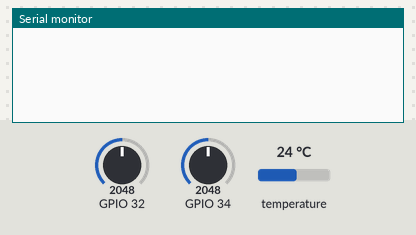
Bench run of a sketch on a simulated ESP32. Parts: the last lines printed to the serial monitor. Inputs (shaded band) come from the test bench; at power-on: temperature 24 °C, GPIO 32 = 2048, GPIO 34 = 2048. WiFi joins after 1.5 s; servers stay silent unless stated.

Above: at 3.0 s.
3.1 s: temperature set to 12 °C
At 4.4 s:
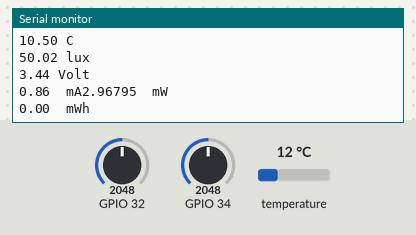
5.0 s: GPIO 32 set to 2866
At 5.76 s:
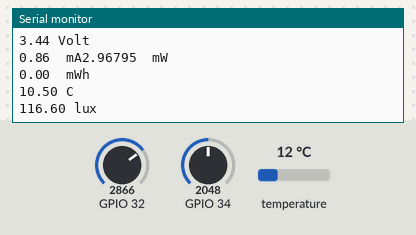
6.5 s: GPIO 34 set to 2866
At 7.4 s:
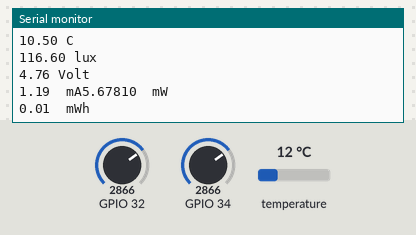
8.0 s: temperature set to 19 °C
At 8.76 s:
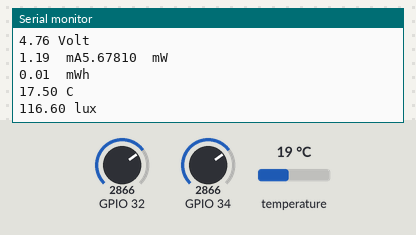
9.5 s: GPIO 32 set to 3603
At 9.76 s:
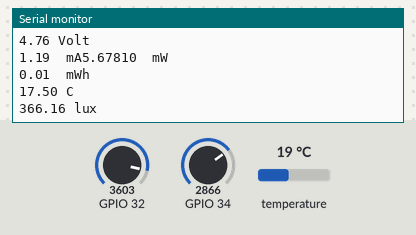
11.0 s: GPIO 34 set to 3603
At 12.4 s:
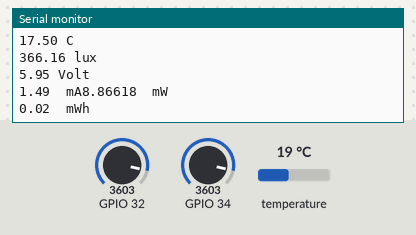
Timing chart, 0 to 13.5 s (numbered marks = the images above; inputs shaded):
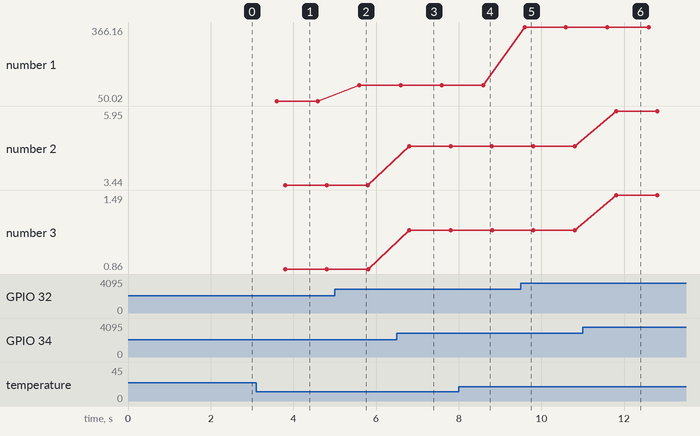

Measured:
- after the input at 3.1 s, the serial monitor: prints a new line after 0.48 s (image 1)
- after the input at 5.0 s, the serial monitor: prints a new line after 0.59 s (image 2)
- after the input at 6.5 s, the serial monitor: prints a new line after 0.31 s (image 3)
- after the input at 8.0 s, the serial monitor: prints a new line after 0.58 s (image 4)
- after the input at 9.5 s, the serial monitor: prints a new line after 0.09 s (image 5)
- after the input at 11.0 s, the serial monitor: prints a new line after 0.81 s (image 6)
- plotted number 1: 50.02 → 116.6 after the input at 5.0 s, 116.6 → 366.16 after the input at 9.5 s
- plotted number 2: 3.44 → 4.76 after the input at 6.5 s, 4.76 → 5.95 after the input at 11.0 s

The sketch:

Blink2.ino
```cpp
#define BLYNK_TEMPLATE_ID           "TMPLcKfUubKA"
#define BLYNK_DEVICE_NAME           "Quickstart Device"
#define BLYNK_AUTH_TOKEN            "7UdjrCzKCYAimYeG2uvAQX7jEvgChEWa"
#define BLYNK_PRINT Serial


#include <WiFi.h>
#include <WiFiClient.h>
#include <BlynkSimpleEsp32.h>
#include <OneWire.h>
#include <DallasTemperature.h>
#include <Wire.h>

#define VOLTAGE_SCALE     2


char auth[] = BLYNK_AUTH_TOKEN;

// Your WiFi credentials.
// Set password to "" for open networks.
char ssid[] = "Albusuaifai";     // SSID:  Totalplay-2FA6     Albusuaifai
char pass[] = "********";        //

BlynkTimer timer;

const int oneWireBus = 4;
OneWire oneWire(oneWireBus);
DallasTemperature sensors(&oneWire);

unsigned long last_time =0;
unsigned long current_time =0;
float power1 = 0 ; // Power in Watt
float energy =0 ; // Emergy in Watt-Hour

// This function sends Arduino's uptime every second to Virtual Pin 2.
void sendSensor()
{
  // temperature
  sensors.requestTemperatures();
  float temperatureC = sensors.getTempCByIndex(0)- 1.5;
  Serial.print(temperatureC);
  Serial.println(" C");
  Blynk.virtualWrite(V0, temperatureC);

  // light intensity
  float lux = ( return_lux(32));
  Serial.print(lux); Serial.println(" lux");
  Blynk.virtualWrite(V1,lux);

  // Voltage
  float v = abs( return_voltage_value(34)) ;    // GPIO 34 for voltage
  Serial.print(v);
  Serial.println(" Volt");
  Blynk.virtualWrite(V2,v);

  // Current
  float current = v / 3.989;
  Serial.print(current);
  Serial.print("  mA");
  Blynk.virtualWrite(V3,current);

  // Calculate power and energy
  power1 = current * v ; // calculate power in mWatt
  last_time = current_time;
  current_time = millis();
  energy = energy +  power1 *(( current_time -last_time) /3600000.0) ; // calculate power in Watt-Hour // 1 Hour = 60mins x 60 Secs x 1000 Milli Secs
  Serial.print(power1,5);
  Serial.println("  mW");
  Serial.print(energy);
  Serial.println("  mWh");
  Blynk.virtualWrite(V4, power1);
  Blynk.virtualWrite(V6,energy);
  Serial.println();

  float saving = 6.5 * ( energy /1000 ); // 6.5 is cost per kWh // used just for example
  // Send status to widget
  WidgetLED Status(V5);
  if (v > 0.5) {
    Status.on();} else {
      Status.off();
  }
  // Send warning notification
  if ((lux > 10) && (v <0.5)){
    Blynk.logEvent("warning");
  }
}

double return_voltage_value(int pin_no)
{
  double tmp = 0;
  double ADCVoltage = 0;
  double inputVoltage = 0;
  double avg = 0;
  for (int i = 0; i < 100; i++)
  {
    tmp = tmp + analogRead(pin_no);
  }
  avg = tmp / 100;
  ADCVoltage = ((avg * 3.3) / (4095))+ 0.07; // 0.184 is offset adjust by heat and try
  inputVoltage = ADCVoltage * VOLTAGE_SCALE;
  delay(200);
  return inputVoltage;
}

double return_lux(int pin){
  double avg1 = 0;
  double tmp1 = 0;
  for (int i = 0; i < 100; i++)
  {
    tmp1 = tmp1 + analogRead(pin);
  }
  avg1 = tmp1 / 100;
  float Vout = avg1*(3.3/4095);
  float RLDR = (10000 * (3.3 - Vout))/Vout;
  float lux1 = 500/(RLDR/1000); // Conversion resitance to lumen
  return lux1;
}

void setup()
{

  Serial.begin(115200);

  Blynk.begin(auth, ssid, pass);

  sensors.begin();

  timer.setInterval(1000L, sendSensor);
}

void loop()
{

  Blynk.run();
  timer.run();

}
```
